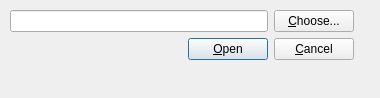
<?xml version="1.0" encoding="UTF-8"?>
<ui version="4.0">
 <class>DlgOpenFile</class>
 <widget class="QDialog" name="DlgOpenFile">
  <property name="windowModality">
   <enum>Qt::ApplicationModal</enum>
  </property>
  <property name="geometry">
   <rect>
    <x>0</x>
    <y>0</y>
    <width>380</width>
    <height>98</height>
   </rect>
  </property>
  <property name="windowTitle">
   <string>Select Your Migration Xml File</string>
  </property>
  <widget class="QWidget" name="">
   <property name="geometry">
    <rect>
     <x>10</x>
     <y>10</y>
     <width>363</width>
     <height>83</height>
    </rect>
   </property>
   <layout class="QFormLayout" name="formLayout">
    <item row="0" column="0">
     <layout class="QVBoxLayout" name="verticalLayout_2">
      <item>
       <layout class="QHBoxLayout" name="horizontalLayout_2">
        <item>
         <widget class="QLineEdit" name="edtFile"/>
        </item>
        <item>
         <widget class="QPushButton" name="pushButton">
          <property name="text">
           <string>&amp;Choose...</string>
          </property>
          <property name="flat">
           <bool>false</bool>
          </property>
         </widget>
        </item>
       </layout>
      </item>
      <item>
       <layout class="QVBoxLayout" name="verticalLayout">
        <item>
         <layout class="QHBoxLayout" name="horizontalLayout_3">
          <item>
           <spacer name="horizontalSpacer">
            <property name="orientation">
             <enum>Qt::Horizontal</enum>
            </property>
            <property name="sizeHint" stdset="0">
             <size>
              <width>178</width>
              <height>20</height>
             </size>
            </property>
           </spacer>
          </item>
          <item>
           <layout class="QHBoxLayout" name="horizontalLayout">
            <item>
             <widget class="QPushButton" name="btnOpen">
              <property name="text">
               <string>&amp;Open</string>
              </property>
              <property name="default">
               <bool>true</bool>
              </property>
             </widget>
            </item>
            <item>
             <widget class="QPushButton" name="btnCancel">
              <property name="text">
               <string>&amp;Cancel</string>
              </property>
             </widget>
            </item>
           </layout>
          </item>
         </layout>
        </item>
       </layout>
      </item>
     </layout>
    </item>
   </layout>
  </widget>
 </widget>
 <resources/>
 <connections/>
</ui>
